Frame 1 (no input): blank canvas, image omitted
Frame 60 (no input): blank canvas, image omitted
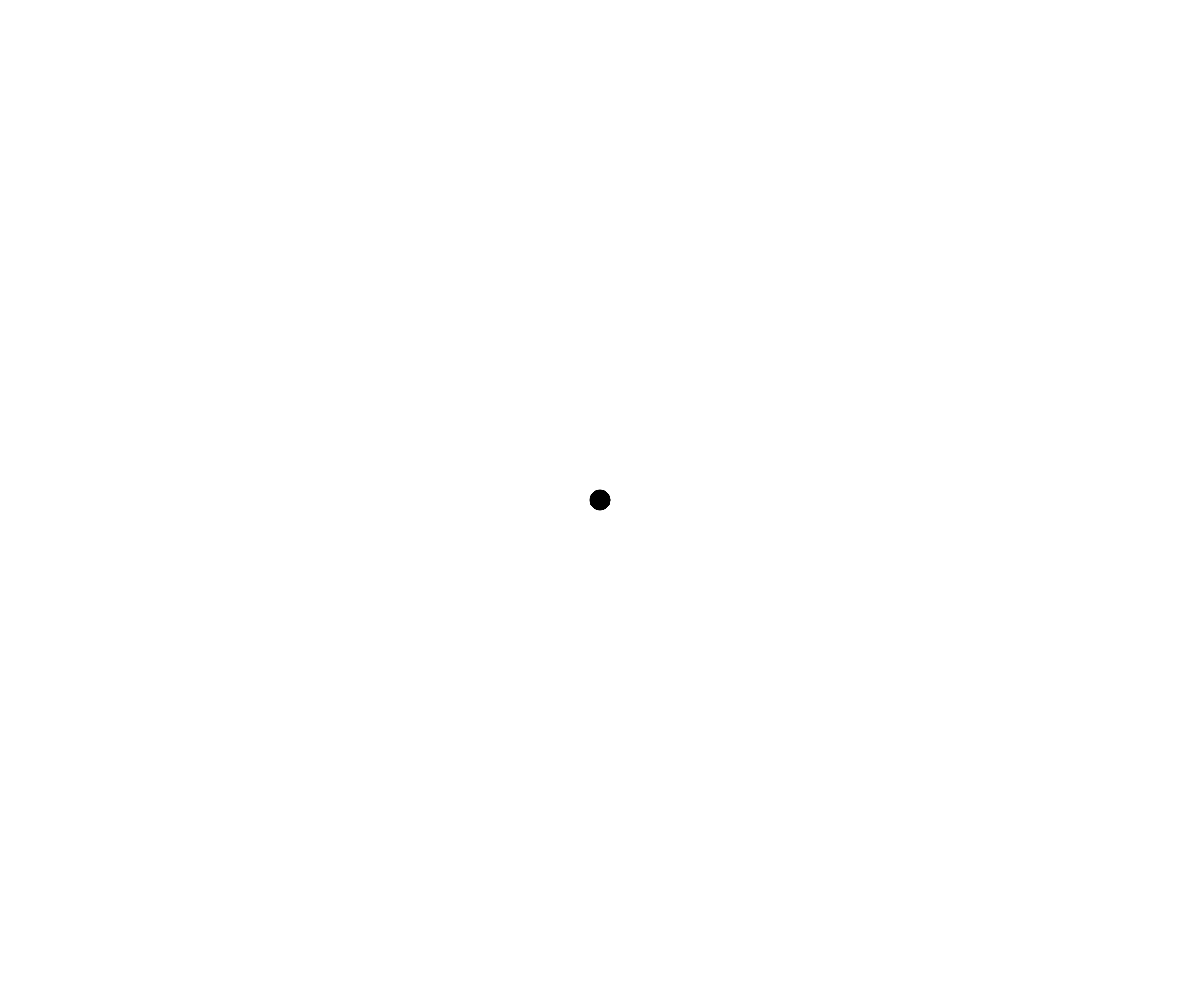
Frame 120 (the mouse pressed at the canvas centre since frame 60)

The p5.js sketch whose frames 1 and 60 were blank and that drew this single picture after the mouse press (run headless with seeded random() and noise() and a simulated clock; from frame 60 on, the mouse is pressed at the canvas centre):

// p5.js sketch
// ── sketch.js
// Project Title
// Your Name
// Date
//
// Extra for Experts:
// - describe what you did to take this project "above and beyond"


function setup() {
  createCanvas(windowWidth, windowHeight);
}

function draw() {
  frameRate(120);
   if(mouseIsPressed){ 
    fill(0);
    noStroke(circle(mouseX, mouseY, 20,));
   }
   if(keyIsDown(67)){
    clear();
   }
}
